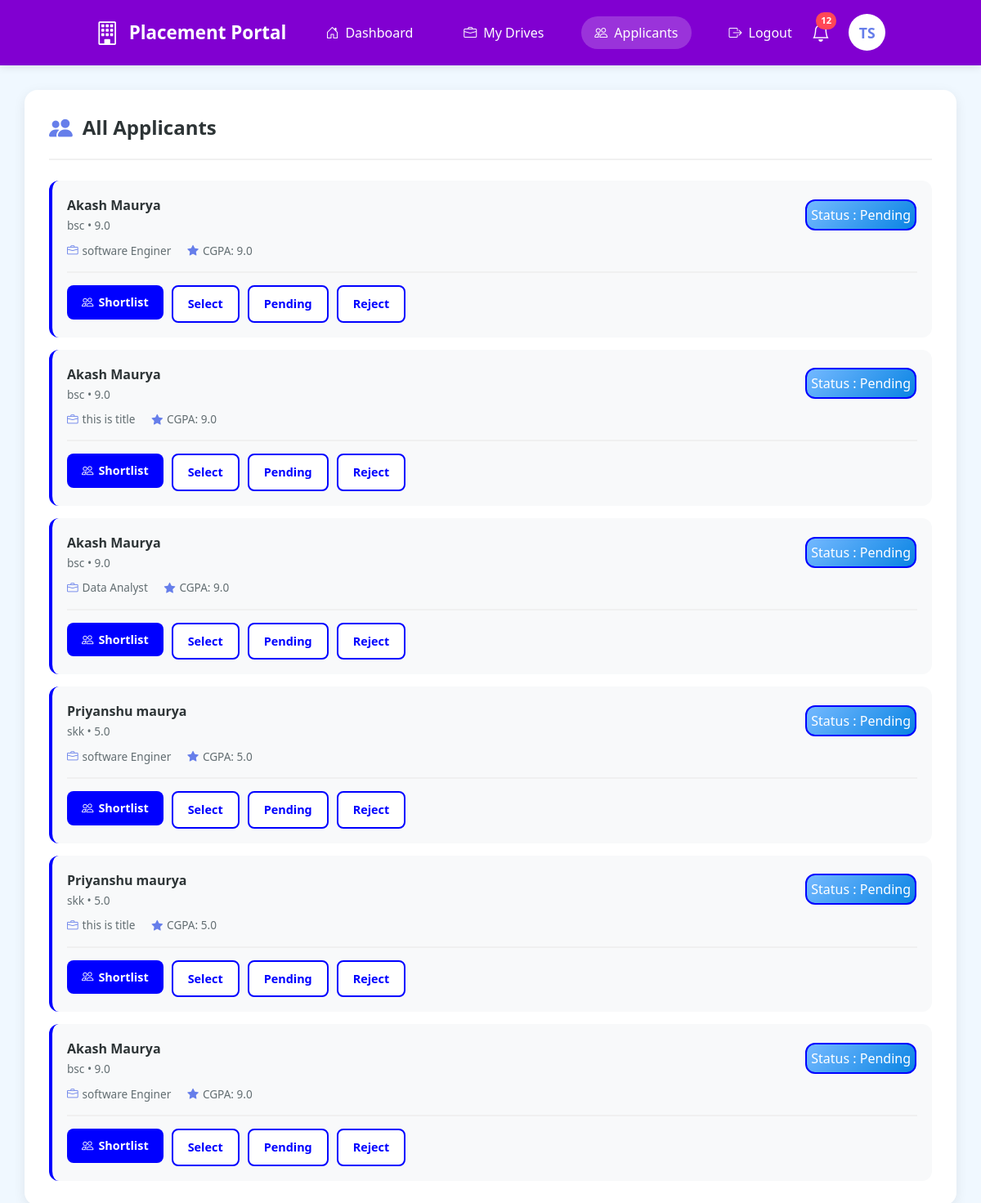
/company/applications (signed in), run on an earlier commit of the app's database.
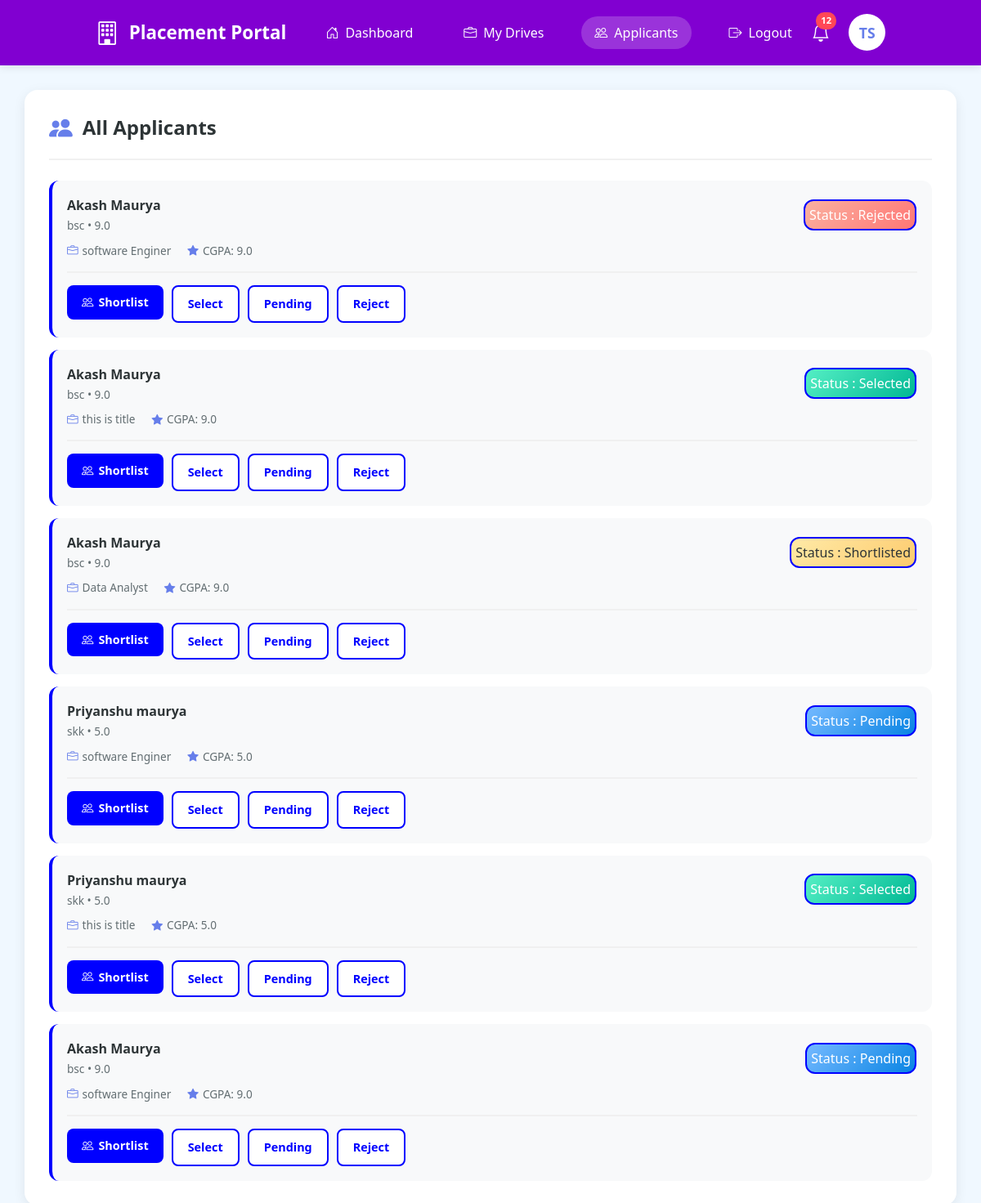
And on a later commit of the database.
### portal/models.py (models this page shows)
class Application(db.Model,UserMixin):
    __tablename__ = 'applications'
    id = db.Column(db.Integer , primary_key = True)
    student_id = db.Column(db.Integer,db.ForeignKey('students.id'), nullable = False)
    drive_id = db.Column(db.Integer,db.ForeignKey('placement_drives.id') , nullable = False)
    applied_at = db.Column(db.DateTime,default = datetime.utcnow)
    status = db.Column(db.String(30), nullable = False,default = 'PENDING')#PENDING , SHORTLISTED,SELECTED , REJECTED
    drive = db.relationship('Drive', backref='applications')
    student = db.relationship('Student' , backref = 'students')
    __table_args__ = (
    db.UniqueConstraint('student_id', 'drive_id', name='unique_student_drive'),
)

class Student(db.Model,UserMixin):
    __tablename__ = 'students'
    id = db.Column(db.Integer , primary_key = True)
    user_id = db.Column(db.Integer,db.ForeignKey('users.id') , nullable = False)
    name = db.Column(db.String(50),nullable = False)
    branch = db.Column(db.String(30) )
    cgpa = db.Column(db.Float ,nullable = False)
    resume_path = db.Column(db.String(200),nullable= False)
    is_blacklisted = db.Column(db.Boolean , default = False)

class Drive(db.Model,UserMixin):
    __tablename__ = 'placement_drives'
    id = db.Column(db.Integer , primary_key = True)
    company_id = db.Column(db.Integer,db.ForeignKey('companies.id') , nullable = False)
    job_title = db.Column(db.String(100), nullable = False)
    description = db.Column(db.String(200), nullable = False)
    eligibility = db.Column(db.String(100), nullable = False)
    deadline = db.Column(db.DateTime, nullable = False)
    status = db.Column(db.String(20), nullable = False,default ='APPROVED') #APPROVED,PENDING,CLOSED
    company = db.relationship('Company' , backref = 'companies')

### app.py (the view)
@app.route("/company/applications")
@login_required
def company_app():
    c = Company.query.filter_by(user_id = current_user.id).first_or_404()
    applications = db.session.query(Application).join(Drive).filter(
    Drive.company_id == c.id
).all()
    return render_template('company/company_app.html',
                           applications = applications)

### app.py (called while the page is built)
@login_manager.user_loader
def load_user(user_id):
    return User.query.get(int(user_id))

### templates/company/company_app.html (shortened to what this page needs)
{% extends "company/company_base.html" %}
{% block content %}
<div class="main-co">
    <div class="sec-card">
        <div class="sec-header">
            <h2>
                <i class="bi bi-people-fill icon"></i>
                All Applicants
            </h2>
        </div>
        {% for app in applications %}
        <div class="app-list">
            <div class="app-card">
                <div class="app-h">
                    <div class="app-i">
                        <div class="app-n">{{app.student.name}} </div>
                        <div class="app-d">{{app.student.branch}} • {{app.student.cgpa}} </div>
                    </div>
                    {% if app.status == 'PENDING' %}
                    <button class="status-applied">
                        Status : Pending
                    </button>
                    {% elif app.status == 'SHORTLISTED' %}
                    <button class="status-shortlisted">
                        Status : Shortlisted
                    </button>
                    {% elif app.status == 'REJECTED' %}
                    <button class="status-rejected">
                        Status : Rejected
                    </button>
                    {% else %}
                    <button class="status-selected">
                        Status : Selected
                    </button>
                    {% endif %}
                </div>
                <div class="app-m">
                    <div class="app-m-i">
                        <i class="bi bi-briefcase"></i>
                        <span><span>{{app.drive.job_title}} </span></span>
                    </div>
                    <div class="app-m-i">
                        <i class="bi bi-star-fill"></i>
                        <span>CGPA: {{app.student.cgpa}} </span>
                    </div>
                </div>
                <div class="drive-actions">
                    <a href="{{url_for('shortlist' , apple_id = app.id)}}">
                        <button class="btn-action btn-view">
                            <i class="bi bi-people"></i>
                            Shortlist
                        </button>
                    </a>
                    <a href="{{url_for('select' , apple_id = app.id)}}">
                        <button class="btn-action btn-edit">
                            Select
                        </button>
                    </a>
                    <a href="{{url_for('pending' , apple_id = app.id)}}">
                        <button class="btn-action btn-edit">
                            Pending
                        </button>
                    </a>
                    <a href="{{url_for('reject' , apple_id = app.id)}}">
                        <button class="btn-action btn-edit">
                            Reject
                        </button>
                    </a>
                </div>
            </div>
            {% endfor %}
        </div>
    </div>
</div>
{% endblock %}

What changed in the data, as far as the page shows it:
changed Application (number 1 of 6 on the later page): status "Status : Pending" → "Status : Rejected"
changed Application (number 2 of 6 on the later page): status "Status : Pending" → "Status : Selected"
changed Application "Data Analyst": status "Status : Pending" → "Status : Shortlisted"
changed Application (number 5 of 6 on the later page): status "Status : Pending" → "Status : Selected"
